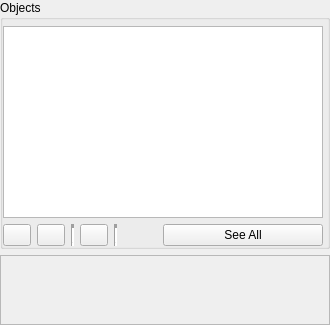
       <widget class="QWidget" name="sceneTab">
        <attribute name="icon">
         <iconset resource="../Resources.qrc">
          <normaloff>:/icons/camera.png</normaloff>:/icons/camera.png</iconset>
        </attribute>
        <attribute name="title">
         <string>Scene</string>
        </attribute>
        <attribute name="toolTip">
         <string>View and manipulate data objects loaded into the scene</string>
        </attribute>
        <layout class="QGridLayout" name="gridLayout">
         <property name="leftMargin">
          <number>0</number>
         </property>
         <property name="topMargin">
          <number>0</number>
         </property>
         <property name="rightMargin">
          <number>0</number>
         </property>
         <property name="bottomMargin">
          <number>0</number>
         </property>
         <item row="0" column="0">
          <widget class="QGroupBox" name="treeGroup">
           <property name="sizePolicy">
            <sizepolicy hsizetype="Preferred" vsizetype="Maximum">
             <horstretch>0</horstretch>
             <verstretch>0</verstretch>
            </sizepolicy>
           </property>
           <property name="minimumSize">
            <size>
             <width>0</width>
             <height>0</height>
            </size>
           </property>
           <property name="toolTip">
            <string>Loaded scene objects</string>
           </property>
           <property name="title">
            <string>Objects</string>
           </property>
           <layout class="QVBoxLayout" name="verticalLayout_3">
            <property name="spacing">
             <number>6</number>
            </property>
            <property name="leftMargin">
             <number>0</number>
            </property>
            <property name="topMargin">
             <number>6</number>
            </property>
            <property name="rightMargin">
             <number>4</number>
            </property>
            <property name="bottomMargin">
             <number>0</number>
            </property>
            <item>
             <widget class="QTreeView" name="treeView">
              <property name="sizePolicy">
               <sizepolicy hsizetype="Expanding" vsizetype="Expanding">
                <horstretch>0</horstretch>
                <verstretch>0</verstretch>
               </sizepolicy>
              </property>
              <property name="minimumSize">
               <size>
                <width>0</width>
                <height>50</height>
               </size>
              </property>
              <property name="maximumSize">
               <size>
                <width>16777215</width>
                <height>200</height>
               </size>
              </property>
              <property name="contextMenuPolicy">
               <enum>Qt::CustomContextMenu</enum>
              </property>
              <property name="editTriggers">
               <set>QAbstractItemView::NoEditTriggers</set>
              </property>
              <property name="selectionMode">
               <enum>QAbstractItemView::NoSelection</enum>
              </property>
              <property name="itemsExpandable">
               <bool>true</bool>
              </property>
              <attribute name="headerMinimumSectionSize">
               <number>30</number>
              </attribute>
              <attribute name="headerStretchLastSection">
               <bool>true</bool>
              </attribute>
             </widget>
            </item>
            <item>
             <layout class="QHBoxLayout" name="sceneButtonLayout">
              <property name="spacing">
               <number>6</number>
              </property>
              <item>
               <widget class="QPushButton" name="renameButton">
                <property name="maximumSize">
                 <size>
                  <width>28</width>
                  <height>28</height>
                 </size>
                </property>
                <property name="toolTip">
                 <string>Rename Scene Object</string>
                </property>
                <property name="text">
                 <string/>
                </property>
                <property name="icon">
                 <iconset resource="../Resources.qrc">
                  <normaloff>:/icons/nametag.png</normaloff>:/icons/nametag.png</iconset>
                </property>
                <property name="iconSize">
                 <size>
                  <width>24</width>
                  <height>24</height>
                 </size>
                </property>
               </widget>
              </item>
              <item>
               <widget class="QPushButton" name="removeObjectButton">
                <property name="sizePolicy">
                 <sizepolicy hsizetype="Fixed" vsizetype="Fixed">
                  <horstretch>0</horstretch>
                  <verstretch>0</verstretch>
                 </sizepolicy>
                </property>
                <property name="maximumSize">
                 <size>
                  <width>28</width>
                  <height>28</height>
                 </size>
                </property>
                <property name="toolTip">
                 <string>Remove Scene Object</string>
                </property>
                <property name="text">
                 <string/>
                </property>
                <property name="icon">
                 <iconset resource="../Resources.qrc">
                  <normaloff>:/icons/trash-a.png</normaloff>:/icons/trash-a.png</iconset>
                </property>
                <property name="iconSize">
                 <size>
                  <width>24</width>
                  <height>24</height>
                 </size>
                </property>
               </widget>
              </item>
              <item>
               <widget class="Line" name="line">
                <property name="lineWidth">
                 <number>4</number>
                </property>
                <property name="orientation">
                 <enum>Qt::Vertical</enum>
                </property>
               </widget>
              </item>
              <item>
               <widget class="QPushButton" name="clearButton">
                <property name="maximumSize">
                 <size>
                  <width>28</width>
                  <height>28</height>
                 </size>
                </property>
                <property name="toolTip">
                 <string>Clear Scene</string>
                </property>
                <property name="text">
                 <string/>
                </property>
                <property name="icon">
                 <iconset resource="../Resources.qrc">
                  <normaloff>:/icons/close-circled.png</normaloff>:/icons/close-circled.png</iconset>
                </property>
               </widget>
              </item>
              <item>
               <widget class="Line" name="line_2">
                <property name="lineWidth">
                 <number>4</number>
                </property>
                <property name="orientation">
                 <enum>Qt::Vertical</enum>
                </property>
               </widget>
              </item>
              <item>
               <spacer name="horizontalSpacer_3">
                <property name="orientation">
                 <enum>Qt::Horizontal</enum>
                </property>
                <property name="sizeHint" stdset="0">
                 <size>
                  <width>40</width>
                  <height>20</height>
                 </size>
                </property>
               </spacer>
              </item>
              <item>
               <widget class="QPushButton" name="seeAllButton">
                <property name="sizePolicy">
                 <sizepolicy hsizetype="Minimum" vsizetype="Preferred">
                  <horstretch>0</horstretch>
                  <verstretch>0</verstretch>
                 </sizepolicy>
                </property>
                <property name="minimumSize">
                 <size>
                  <width>160</width>
                  <height>0</height>
                 </size>
                </property>
                <property name="toolTip">
                 <string>Reset scene camera to show all visible objects</string>
                </property>
                <property name="text">
                 <string>See All</string>
                </property>
               </widget>
              </item>
             </layout>
            </item>
           </layout>
          </widget>
         </item>
         <item row="3" column="0">
          <widget class="QScrollArea" name="propScrollArea">
           <property name="minimumSize">
            <size>
             <width>0</width>
             <height>50</height>
            </size>
           </property>
           <property name="verticalScrollBarPolicy">
            <enum>Qt::ScrollBarAsNeeded</enum>
           </property>
           <property name="horizontalScrollBarPolicy">
            <enum>Qt::ScrollBarAsNeeded</enum>
           </property>
           <property name="widgetResizable">
            <bool>true</bool>
           </property>
           <widget class="QWidget" name="scrollAreaWidgetContents">
            <property name="geometry">
             <rect>
              <x>0</x>
              <y>0</y>
              <width>380</width>
              <height>306</height>
             </rect>
            </property>
           </widget>
          </widget>
         </item>
        </layout>
       </widget>
